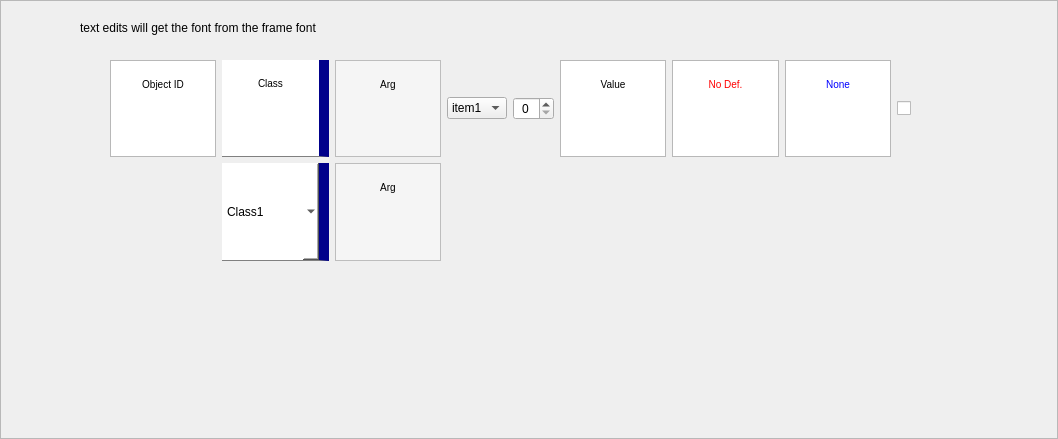
<?xml version="1.0" encoding="UTF-8"?>
<ui version="4.0">
 <class>Frame</class>
 <widget class="QFrame" name="Frame">
  <property name="geometry">
   <rect>
    <x>0</x>
    <y>0</y>
    <width>1058</width>
    <height>439</height>
   </rect>
  </property>
  <property name="windowTitle">
   <string>Frame</string>
  </property>
  <property name="frameShape">
   <enum>QFrame::StyledPanel</enum>
  </property>
  <property name="frameShadow">
   <enum>QFrame::Raised</enum>
  </property>
  <widget class="QLabel" name="label">
   <property name="geometry">
    <rect>
     <x>80</x>
     <y>20</y>
     <width>351</width>
     <height>16</height>
    </rect>
   </property>
   <property name="text">
    <string>text edits will get the font from the frame font</string>
   </property>
  </widget>
  <widget class="QWidget" name="gridLayoutWidget">
   <property name="geometry">
    <rect>
     <x>110</x>
     <y>60</y>
     <width>801</width>
     <height>201</height>
    </rect>
   </property>
   <layout class="QGridLayout" name="gridLayout">
    <item row="1" column="3">
     <widget class="QTextEdit" name="arg_2">
      <property name="styleSheet">
       <string notr="true">QTextEdit {
    background-color: #f5f5f5;  /* Very light grey */
}</string>
      </property>
      <property name="readOnly">
       <bool>false</bool>
      </property>
      <property name="html">
       <string>&lt;!DOCTYPE HTML PUBLIC &quot;-//W3C//DTD HTML 4.0//EN&quot; &quot;http://www.w3.org/TR/REC-html40/strict.dtd&quot;&gt;
&lt;html&gt;&lt;head&gt;&lt;meta name=&quot;qrichtext&quot; content=&quot;1&quot; /&gt;&lt;style type=&quot;text/css&quot;&gt;
p, li { white-space: pre-wrap; }
&lt;/style&gt;&lt;/head&gt;&lt;body style=&quot; font-family:'MS Shell Dlg 2'; font-size:7.8pt; font-weight:400; font-style:normal;&quot;&gt;
&lt;p style=&quot; margin-top:0px; margin-bottom:0px; margin-left:0px; margin-right:0px; -qt-block-indent:0; text-indent:0px;&quot;&gt;    &lt;/p&gt;
&lt;p align=&quot;center&quot; style=&quot; margin-top:0px; margin-bottom:0px; margin-left:0px; margin-right:0px; -qt-block-indent:0; text-indent:0px;&quot;&gt;Arg&lt;/p&gt;&lt;/body&gt;&lt;/html&gt;</string>
      </property>
     </widget>
    </item>
    <item row="0" column="9">
     <widget class="QTextEdit" name="none">
      <property name="readOnly">
       <bool>false</bool>
      </property>
      <property name="html">
       <string>&lt;!DOCTYPE HTML PUBLIC &quot;-//W3C//DTD HTML 4.0//EN&quot; &quot;http://www.w3.org/TR/REC-html40/strict.dtd&quot;&gt;
&lt;html&gt;&lt;head&gt;&lt;meta name=&quot;qrichtext&quot; content=&quot;1&quot; /&gt;&lt;style type=&quot;text/css&quot;&gt;
p, li { white-space: pre-wrap; }
&lt;/style&gt;&lt;/head&gt;&lt;body style=&quot; font-family:'MS Shell Dlg 2'; font-size:7.8pt; font-weight:400; font-style:normal;&quot;&gt;
&lt;p style=&quot; margin-top:0px; margin-bottom:0px; margin-left:0px; margin-right:0px; -qt-block-indent:0; text-indent:0px;&quot;&gt;&lt;span style=&quot; color:#0000ff;&quot;&gt;    &lt;/span&gt;&lt;/p&gt;
&lt;p align=&quot;center&quot; style=&quot; margin-top:0px; margin-bottom:0px; margin-left:0px; margin-right:0px; -qt-block-indent:0; text-indent:0px;&quot;&gt;&lt;span style=&quot; color:#0000ff;&quot;&gt;None&lt;/span&gt;&lt;/p&gt;&lt;/body&gt;&lt;/html&gt;</string>
      </property>
     </widget>
    </item>
    <item row="0" column="4">
     <widget class="QComboBox" name="comboBox">
      <item>
       <property name="text">
        <string>item1</string>
       </property>
      </item>
      <item>
       <property name="text">
        <string>item2</string>
       </property>
      </item>
     </widget>
    </item>
    <item row="1" column="1">
     <widget class="QComboBox" name="variant_class">
      <property name="sizePolicy">
       <sizepolicy hsizetype="Preferred" vsizetype="Preferred">
        <horstretch>0</horstretch>
        <verstretch>0</verstretch>
       </sizepolicy>
      </property>
      <property name="styleSheet">
       <string notr="true">QComboBox {
    border: none;
    border-right: 10px solid darkblue;
    border-bottom: 1px solid grey;
    background-color: white;
    color: black;
}</string>
      </property>
      <item>
       <property name="text">
        <string>Class1</string>
       </property>
      </item>
      <item>
       <property name="text">
        <string>Class2</string>
       </property>
      </item>
     </widget>
    </item>
    <item row="0" column="10">
     <widget class="QCheckBox" name="checkBox">
      <property name="text">
       <string/>
      </property>
     </widget>
    </item>
    <item row="0" column="7">
     <widget class="QTextEdit" name="no_def">
      <property name="readOnly">
       <bool>false</bool>
      </property>
      <property name="html">
       <string>&lt;!DOCTYPE HTML PUBLIC &quot;-//W3C//DTD HTML 4.0//EN&quot; &quot;http://www.w3.org/TR/REC-html40/strict.dtd&quot;&gt;
&lt;html&gt;&lt;head&gt;&lt;meta name=&quot;qrichtext&quot; content=&quot;1&quot; /&gt;&lt;style type=&quot;text/css&quot;&gt;
p, li { white-space: pre-wrap; }
&lt;/style&gt;&lt;/head&gt;&lt;body style=&quot; font-family:'MS Shell Dlg 2'; font-size:7.8pt; font-weight:400; font-style:normal;&quot;&gt;
&lt;p style=&quot; margin-top:0px; margin-bottom:0px; margin-left:0px; margin-right:0px; -qt-block-indent:0; text-indent:0px;&quot;&gt;&lt;span style=&quot; color:#ff0000;&quot;&gt;    &lt;/span&gt;&lt;/p&gt;
&lt;p align=&quot;center&quot; style=&quot; margin-top:0px; margin-bottom:0px; margin-left:0px; margin-right:0px; -qt-block-indent:0; text-indent:0px;&quot;&gt;&lt;span style=&quot; color:#ff0000;&quot;&gt;No Def.&lt;/span&gt;&lt;/p&gt;&lt;/body&gt;&lt;/html&gt;</string>
      </property>
     </widget>
    </item>
    <item row="0" column="6">
     <widget class="QTextEdit" name="value">
      <property name="readOnly">
       <bool>false</bool>
      </property>
      <property name="html">
       <string>&lt;!DOCTYPE HTML PUBLIC &quot;-//W3C//DTD HTML 4.0//EN&quot; &quot;http://www.w3.org/TR/REC-html40/strict.dtd&quot;&gt;
&lt;html&gt;&lt;head&gt;&lt;meta name=&quot;qrichtext&quot; content=&quot;1&quot; /&gt;&lt;style type=&quot;text/css&quot;&gt;
p, li { white-space: pre-wrap; }
&lt;/style&gt;&lt;/head&gt;&lt;body style=&quot; font-family:'MS Shell Dlg 2'; font-size:7.8pt; font-weight:400; font-style:normal;&quot;&gt;
&lt;p style=&quot; margin-top:0px; margin-bottom:0px; margin-left:0px; margin-right:0px; -qt-block-indent:0; text-indent:0px;&quot;&gt;    &lt;/p&gt;
&lt;p align=&quot;center&quot; style=&quot; margin-top:0px; margin-bottom:0px; margin-left:0px; margin-right:0px; -qt-block-indent:0; text-indent:0px;&quot;&gt;Value&lt;/p&gt;&lt;/body&gt;&lt;/html&gt;</string>
      </property>
     </widget>
    </item>
    <item row="0" column="1">
     <widget class="QTextEdit" name="default_class">
      <property name="styleSheet">
       <string notr="true">QTextEdit {
    border: none;
    border-right: 10px solid darkblue;
    border-bottom: 1px solid grey;
}</string>
      </property>
      <property name="html">
       <string>&lt;!DOCTYPE HTML PUBLIC &quot;-//W3C//DTD HTML 4.0//EN&quot; &quot;http://www.w3.org/TR/REC-html40/strict.dtd&quot;&gt;
&lt;html&gt;&lt;head&gt;&lt;meta name=&quot;qrichtext&quot; content=&quot;1&quot; /&gt;&lt;style type=&quot;text/css&quot;&gt;
p, li { white-space: pre-wrap; }
&lt;/style&gt;&lt;/head&gt;&lt;body style=&quot; font-family:'MS Shell Dlg 2'; font-size:7.8pt; font-weight:400; font-style:normal;&quot;&gt;
&lt;p style=&quot; margin-top:0px; margin-bottom:0px; margin-left:0px; margin-right:0px; -qt-block-indent:0; text-indent:0px;&quot;&gt;    &lt;/p&gt;
&lt;p align=&quot;center&quot; style=&quot; margin-top:0px; margin-bottom:0px; margin-left:0px; margin-right:0px; -qt-block-indent:0; text-indent:0px;&quot;&gt;Class&lt;/p&gt;&lt;/body&gt;&lt;/html&gt;</string>
      </property>
     </widget>
    </item>
    <item row="0" column="3">
     <widget class="QTextEdit" name="arg">
      <property name="styleSheet">
       <string notr="true">QTextEdit {
    background-color: #f5f5f5;  /* Very light grey */
}</string>
      </property>
      <property name="readOnly">
       <bool>false</bool>
      </property>
      <property name="html">
       <string>&lt;!DOCTYPE HTML PUBLIC &quot;-//W3C//DTD HTML 4.0//EN&quot; &quot;http://www.w3.org/TR/REC-html40/strict.dtd&quot;&gt;
&lt;html&gt;&lt;head&gt;&lt;meta name=&quot;qrichtext&quot; content=&quot;1&quot; /&gt;&lt;style type=&quot;text/css&quot;&gt;
p, li { white-space: pre-wrap; }
&lt;/style&gt;&lt;/head&gt;&lt;body style=&quot; font-family:'MS Shell Dlg 2'; font-size:7.8pt; font-weight:400; font-style:normal;&quot;&gt;
&lt;p style=&quot; margin-top:0px; margin-bottom:0px; margin-left:0px; margin-right:0px; -qt-block-indent:0; text-indent:0px;&quot;&gt;    &lt;/p&gt;
&lt;p align=&quot;center&quot; style=&quot; margin-top:0px; margin-bottom:0px; margin-left:0px; margin-right:0px; -qt-block-indent:0; text-indent:0px;&quot;&gt;Arg&lt;/p&gt;&lt;/body&gt;&lt;/html&gt;</string>
      </property>
     </widget>
    </item>
    <item row="0" column="5">
     <widget class="QSpinBox" name="spinBox">
      <property name="alignment">
       <set>Qt::AlignCenter</set>
      </property>
     </widget>
    </item>
    <item row="0" column="0">
     <widget class="QTextEdit" name="object_id">
      <property name="readOnly">
       <bool>false</bool>
      </property>
      <property name="html">
       <string>&lt;!DOCTYPE HTML PUBLIC &quot;-//W3C//DTD HTML 4.0//EN&quot; &quot;http://www.w3.org/TR/REC-html40/strict.dtd&quot;&gt;
&lt;html&gt;&lt;head&gt;&lt;meta name=&quot;qrichtext&quot; content=&quot;1&quot; /&gt;&lt;style type=&quot;text/css&quot;&gt;
p, li { white-space: pre-wrap; }
&lt;/style&gt;&lt;/head&gt;&lt;body style=&quot; font-family:'MS Shell Dlg 2'; font-size:7.8pt; font-weight:400; font-style:normal;&quot;&gt;
&lt;p style=&quot; margin-top:0px; margin-bottom:0px; margin-left:0px; margin-right:0px; -qt-block-indent:0; text-indent:0px;&quot;&gt;    &lt;/p&gt;
&lt;p align=&quot;center&quot; style=&quot; margin-top:0px; margin-bottom:0px; margin-left:0px; margin-right:0px; -qt-block-indent:0; text-indent:0px;&quot;&gt;Object ID&lt;/p&gt;&lt;/body&gt;&lt;/html&gt;</string>
      </property>
     </widget>
    </item>
   </layout>
  </widget>
 </widget>
 <resources/>
 <connections/>
</ui>
